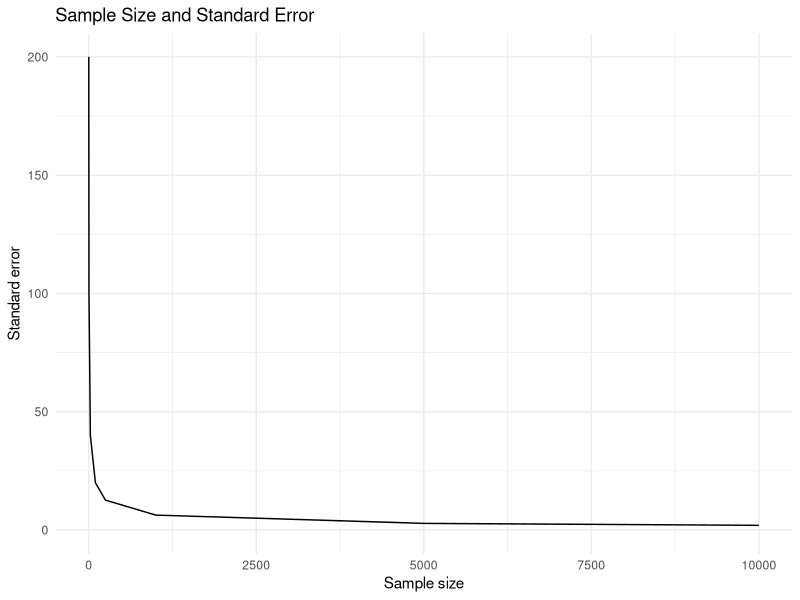

The R source for this figure:
## ---- chunk 1
#| echo: false

tibble::tibble(
  `Age group` = c("18-24", "25-30", "31 and up", "TOTAL"),
  `Non-voters` = c(70, 40, 220, 330),
  Voters = c(50, 50, 570, 670),
  Total = `Non-voters` + Voters
) |> 
  knitr::kable(caption = "Voting by Age in 2000")
## ---- chunk 2
(90/1000)+(330/1000)-(40/1000)
## ---- chunk 3
70/120 # sample proportion p_hat
se_1 <- sqrt((70/120)*(1-70/120)/120) # s.e.
70/120 + 1.96*se_1
70/120 - 1.96*se_1
## ---- chunk 4
se_2 <- sqrt((40/90)*(1-40/90)/90) # s.e.
40/90 + 1.96*se_2
40/90 - 1.96*se_2
## ---- chunk 5
# spread of the sampling distribution is the standard deviation of the sampling distrution, s.d.(samp_dist)= s.d.(pop_dist)/sqrt(n)
200/sqrt(1)
200/sqrt(4)
200/sqrt(25)
200/sqrt(100)
200/sqrt(250)
200/sqrt(1000)
200/sqrt(5000)
200/sqrt(10000)
## ---- chunk 6
library(ggplot2)

sample <- c(1, 4, 25, 100, 250, 1000, 5000, 10000)
sd <- 200
se <- sd / sqrt(sample)
data <- data.frame(x = sample, y = se)

ggplot(data, aes(x = x, y = y)) +
  geom_density(stat="identity") +
  labs(title = "Sample Size and Standard Error",
       x = "Sample size", y = "Standard error") +
  theme_minimal()
## ---- chunk 7
1.645*(sqrt(900*(4.5^2)/(1.96^2))/sqrt(900))
## ---- chunk 8
se_41 <- 2000/sqrt(900)
se_42 <- 2000/sqrt(25)
z_41 <- (20200-20000)/se_41
z_42 <- (20200-20000)/se_42
# For a sample size of 900, P(X>20200) = P(Z>3) = 1-P(Z<=3) = 1-.9987 = 0.0013
# For a sample size of 25, P(X>20200) = P(Z>0.5) = 1-P(Z<=0.5) = 1-.6915 = 0.3085
# I got the normal distribution table from
# https://www.r-bloggers.com/2013/10/generating-your-own-normal-distribution-table/
## ---- chunk 9
(0.5 + 1.96*sqrt((0.5)*(1-0.5)/500))*500
(0.5 - 1.96*sqrt((0.5)*(1-0.5)/500))*500
## ---- chunk 10
(0.5 + 1.96*sqrt((0.5)*(1-0.5)/5000))*5000
(0.5 - 1.96*sqrt((0.5)*(1-0.5)/5000))*5000
## ---- chunk 11
(0.5 + 1.96*sqrt((0.5)*(1-0.5)/50000))*50000
(0.5 - 1.96*sqrt((0.5)*(1-0.5)/50000))*50000
